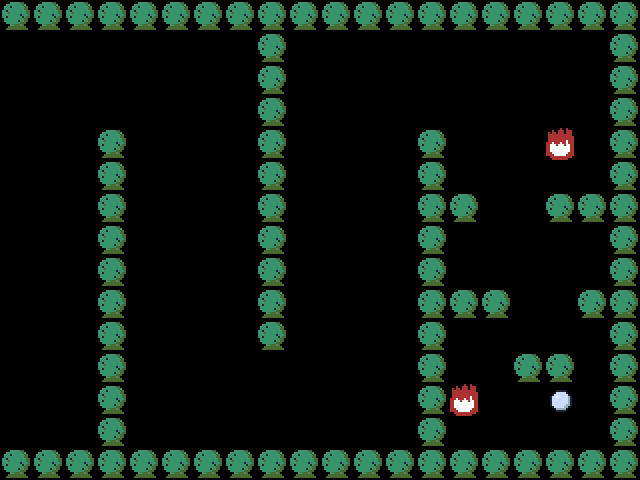

This game map was drawn from its Tiled (.tmx) file and the tilesets committed beside it. A one-line description and the full map source follow:
An orthogonal 20x15 tile map with 32x32 px tiles, 1 tile layer (object).

<map version="1.0" orientation="orthogonal" renderorder="right-down" width="20" height="15" tilewidth="32" tileheight="32" nextobjectid="1">
 <tileset firstgid="1" name="tileset" tilewidth="32" tileheight="32" tilecount="64" columns="8">
  <image source="tileset.png" width="256" height="256" />
 </tileset>
 <layer name="object" width="20" height="15">
  <data encoding="csv">
3,3,3,3,3,3,3,3,3,3,3,3,3,3,3,3,3,3,3,3,
0,0,0,0,0,0,0,0,3,0,0,0,0,0,0,0,0,0,0,3,
0,0,0,0,0,0,0,0,3,0,0,0,0,0,0,0,0,0,0,3,
0,0,0,0,0,0,0,0,3,0,0,0,0,0,0,0,0,0,0,3,
0,0,0,3,0,0,0,0,3,0,0,0,0,3,0,0,0,21,0,3,
0,0,0,3,0,0,0,0,3,0,0,0,0,3,0,0,0,0,0,3,
0,0,0,3,0,0,0,0,3,0,0,0,0,3,3,0,0,3,3,3,
0,0,0,3,0,0,0,0,3,0,0,0,0,3,0,0,0,0,0,3,
0,0,0,3,0,0,0,0,3,0,0,0,0,3,0,0,0,0,0,3,
0,0,0,3,0,0,0,0,3,0,0,0,0,3,3,3,0,0,3,3,
0,0,0,3,0,0,0,0,3,0,0,0,0,3,0,0,0,0,0,3,
0,0,0,3,0,0,0,0,0,0,0,0,0,3,0,0,3,3,0,3,
0,0,0,3,0,0,0,0,0,0,0,0,0,3,21,0,0,11,0,3,
0,0,0,3,0,0,0,0,0,0,0,0,0,3,0,0,0,0,0,3,
3,3,3,3,3,3,3,3,3,3,3,3,3,3,3,3,3,3,3,3
</data>
 </layer>
</map>
